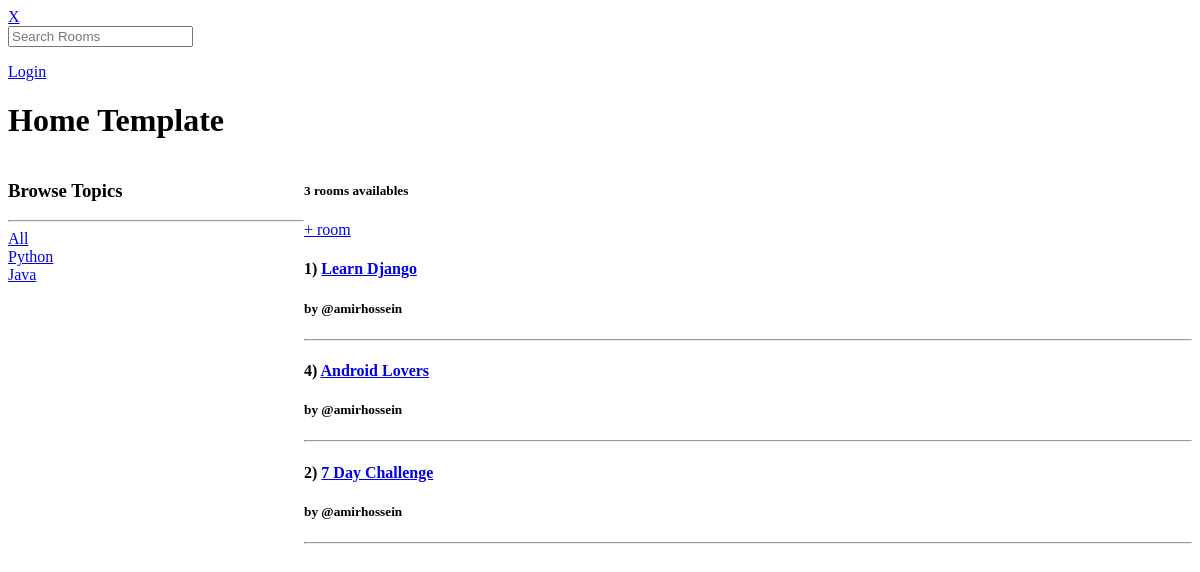
Before: / with the older database file.
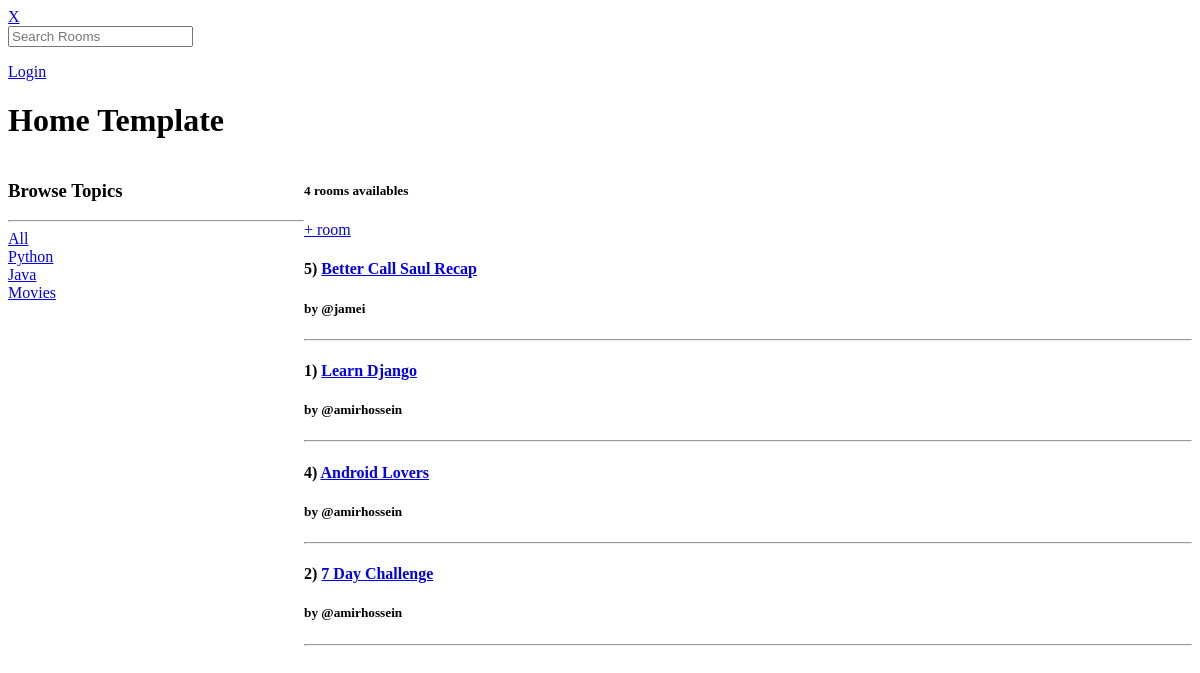
After: the same page with the newer database file.
### base/models.py (models this page shows, shortened)
class Topic(models.Model):
    name = models.CharField(max_length=200)

class Room(models.Model):
    host = models.ForeignKey(User, on_delete=models.SET_NULL, null=True)
    topic = models.ForeignKey(Topic, on_delete=models.SET_NULL, null=True)
    name = models.CharField(max_length=200)
    description = models.TextField(null=True, blank=True)
    participants = models.ManyToManyField(User, related_name='participants', blank=True)
    updated = models.DateField(auto_now=True)
    created = models.DateField(auto_now_add=True)
    class Meta:
        ordering = ['-updated', '-created']

### base/views.py (the view)
# urls.py: path('', views.home, name='home'),
def home(request):
    q = request.GET.get('q') if request.GET.get('q') != None else ''
    print(f'query: {q}')
    rooms = Room.objects.filter(
        Q(topic__name__icontains=q) |
        Q(name__icontains=q)|
        Q(description__icontains=q)
    )
    room_count = rooms.count()
    topics = Topic.objects.all()
    context = {'rooms': rooms, 'topics': topics, 'room_count': room_count}
    return render(request, 'base/home.html', context)

### base/templates/base/home.html (shortened to what this page needs)
{% extends 'main.html' %}
{% block content %}
<h1>Home Template</h1>
<div class="home-container">
    <div>
        <h3>Browse Topics</h3>
        <hr>
        <div>
            <a href="{% url 'home' %}">All</a>
        </div>
        {% for topic in topics %}
        <div>
            <a href="{% url 'home' %}?q={{topic.name}}">{{topic.name}}</a>
        </div>
        {% endfor %}
    </div>
    <div>
        <h5>{{room_count}} rooms availables</h5>
        <a href="create-room">+ room</a>
        {% for room in rooms %}
        <div>
            <h4>{{room.id}}) <a href="{% url 'room' room.id %}">{{room.name}}</a> </h4>
            <h5>by @{{room.host}}</h5>
            <hr>
        </div>
        {% endfor %}
    </div>
</div>
{% endblock %}

### templates/main.html (shortened to what this page needs)
{% load static %}
<html lang="en">
<head>
</head>
<body>
    {% include 'navbar.html' %}
    {% block content %}
    {% endblock %}
</body>
</html>

### templates/navbar.html
<a href="/"> X </a>
<form method="GET" action="{% url 'home' %}">
    <input type="text" name="q" placeholder="Search Rooms" />
</form>
{% if request.user.is_authenticated %}
<p>Hi {{request.user}}! </p>
<div><a href="{% url 'logout'%}">Logout</a></div>
{% else %}
<div><a href="{% url 'login'%}">Login</a></div>
{% endif %}

### base/templates/base/home.html (style rules this page uses)
.home-container { display: grid; grid-template-columns: 1fr 3fr; }

Changed rows visible on the page:
added Topic: name "Movies"
added Room: id "5", name "Better Call Saul Recap", host "jamei"
Other visible differences:
{{ room_count }}: "3" → "4"
